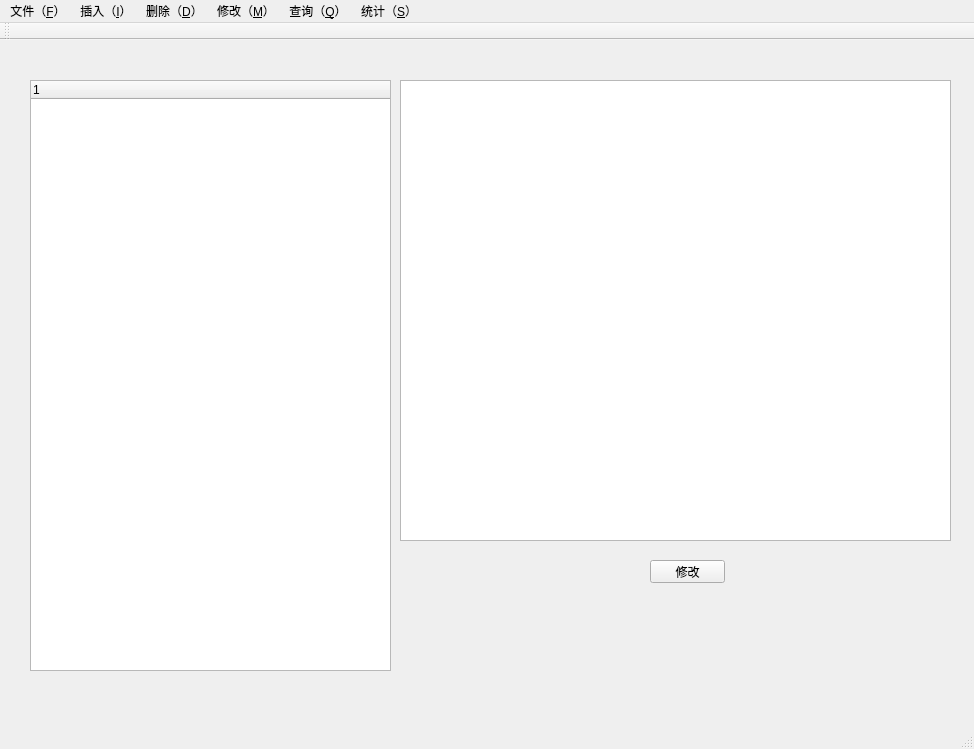
<?xml version="1.0" encoding="UTF-8"?>
<ui version="4.0">
 <class>MainWindow</class>
 <widget class="QMainWindow" name="MainWindow">
  <property name="geometry">
   <rect>
    <x>0</x>
    <y>0</y>
    <width>974</width>
    <height>749</height>
   </rect>
  </property>
  <property name="windowTitle">
   <string>MainWindow</string>
  </property>
  <widget class="QWidget" name="centralWidget">
   <widget class="QTreeWidget" name="treeWidget">
    <property name="geometry">
     <rect>
      <x>30</x>
      <y>40</y>
      <width>361</width>
      <height>591</height>
     </rect>
    </property>
    <column>
     <property name="text">
      <string notr="true">1</string>
     </property>
    </column>
   </widget>
   <widget class="QTableWidget" name="tableWidget">
    <property name="geometry">
     <rect>
      <x>400</x>
      <y>40</y>
      <width>551</width>
      <height>461</height>
     </rect>
    </property>
   </widget>
   <widget class="QPushButton" name="modifyButton">
    <property name="geometry">
     <rect>
      <x>650</x>
      <y>520</y>
      <width>75</width>
      <height>23</height>
     </rect>
    </property>
    <property name="text">
     <string>修改</string>
    </property>
   </widget>
  </widget>
  <widget class="QMenuBar" name="menuBar">
   <property name="geometry">
    <rect>
     <x>0</x>
     <y>0</y>
     <width>974</width>
     <height>26</height>
    </rect>
   </property>
   <widget class="QMenu" name="menu_F">
    <property name="title">
     <string>文件（&amp;F）</string>
    </property>
    <addaction name="loadFromFileAction"/>
    <addaction name="saveToFileAction"/>
   </widget>
   <widget class="QMenu" name="menu_I">
    <property name="title">
     <string>插入（&amp;I）</string>
    </property>
    <addaction name="newRouteAction"/>
    <addaction name="newDayInfoAction"/>
    <addaction name="newDayEXPInfoAction"/>
   </widget>
   <widget class="QMenu" name="menu_D">
    <property name="title">
     <string>删除（&amp;D）</string>
    </property>
    <addaction name="deleteRouteAction"/>
    <addaction name="deleteDayInfoAction"/>
    <addaction name="deleteDayEXPInfoAction"/>
   </widget>
   <widget class="QMenu" name="menu_Q">
    <property name="title">
     <string>查询（&amp;Q）</string>
    </property>
    <addaction name="showRouteAction"/>
    <addaction name="showDayInfoAction"/>
    <addaction name="showDayEXPInfoAction"/>
    <addaction name="showAllAction"/>
    <addaction name="showTransInfoAction"/>
    <addaction name="showResidenceAction"/>
    <addaction name="showDressingIndexAction"/>
   </widget>
   <widget class="QMenu" name="menu_M">
    <property name="title">
     <string>修改（&amp;M）</string>
    </property>
    <addaction name="modifyRouteAction"/>
    <addaction name="modifyDayInfoAction"/>
    <addaction name="modifyDayEXPInfoAction"/>
    <addaction name="sortRouteAction"/>
    <addaction name="sortDayInfoAction"/>
    <addaction name="sortDayEXPInfoAction"/>
   </widget>
   <widget class="QMenu" name="menu_S">
    <property name="title">
     <string>统计（&amp;S）</string>
    </property>
    <addaction name="countEXPAction"/>
   </widget>
   <addaction name="menu_F"/>
   <addaction name="menu_I"/>
   <addaction name="menu_D"/>
   <addaction name="menu_M"/>
   <addaction name="menu_Q"/>
   <addaction name="menu_S"/>
  </widget>
  <widget class="QToolBar" name="mainToolBar">
   <attribute name="toolBarArea">
    <enum>TopToolBarArea</enum>
   </attribute>
   <attribute name="toolBarBreak">
    <bool>false</bool>
   </attribute>
  </widget>
  <widget class="QStatusBar" name="statusBar"/>
  <action name="loadFromFileAction">
   <property name="text">
    <string>读取(&amp;L)</string>
   </property>
  </action>
  <action name="saveToFileAction">
   <property name="text">
    <string>保存(&amp;S)</string>
   </property>
  </action>
  <action name="saveAsAction">
   <property name="text">
    <string>另存为(A)</string>
   </property>
  </action>
  <action name="newRouteAction">
   <property name="text">
    <string>插入行程信息(&amp;R)</string>
   </property>
  </action>
  <action name="newDayInfoAction">
   <property name="text">
    <string>插入每日信息(&amp;D)</string>
   </property>
  </action>
  <action name="newDayEXPInfoAction">
   <property name="text">
    <string>插入消费信息(&amp;E)</string>
   </property>
  </action>
  <action name="deleteRouteAction">
   <property name="text">
    <string>删除行程信息(&amp;R)</string>
   </property>
  </action>
  <action name="deleteDayInfoAction">
   <property name="text">
    <string>删除每日信息(&amp;D)</string>
   </property>
  </action>
  <action name="deleteDayEXPInfoAction">
   <property name="text">
    <string>删除消费信息(&amp;E)</string>
   </property>
  </action>
  <action name="showRouteAction">
   <property name="text">
    <string>查询行程信息(&amp;R)</string>
   </property>
  </action>
  <action name="showDayInfoAction">
   <property name="text">
    <string>查询每日信息(&amp;D)</string>
   </property>
  </action>
  <action name="showDayEXPInfoAction">
   <property name="text">
    <string>查询消费信息(&amp;E)</string>
   </property>
  </action>
  <action name="showAllAction">
   <property name="text">
    <string>查询全部信息(&amp;A)</string>
   </property>
  </action>
  <action name="modifyRouteAction">
   <property name="text">
    <string>修改行程信息(&amp;R)</string>
   </property>
  </action>
  <action name="modifyDayInfoAction">
   <property name="text">
    <string>修改每日信息(&amp;D)</string>
   </property>
  </action>
  <action name="modifyDayEXPInfoAction">
   <property name="text">
    <string>修改消费信息(&amp;E)</string>
   </property>
  </action>
  <action name="countEXPAction">
   <property name="text">
    <string>统计费用信息(&amp;E)</string>
   </property>
  </action>
  <action name="showTransInfoAction">
   <property name="text">
    <string>查询小交通信息</string>
   </property>
  </action>
  <action name="showResidenceAction">
   <property name="text">
    <string>查询旅社信息</string>
   </property>
  </action>
  <action name="showDressingIndexAction">
   <property name="text">
    <string>查询穿衣指数</string>
   </property>
  </action>
  <action name="sortRouteAction">
   <property name="text">
    <string>行程排序</string>
   </property>
  </action>
  <action name="sortDayInfoAction">
   <property name="text">
    <string>日程排序</string>
   </property>
  </action>
  <action name="sortDayEXPInfoAction">
   <property name="text">
    <string>消费信息排序</string>
   </property>
  </action>
 </widget>
 <layoutdefault spacing="6" margin="11"/>
 <resources/>
 <connections/>
</ui>
